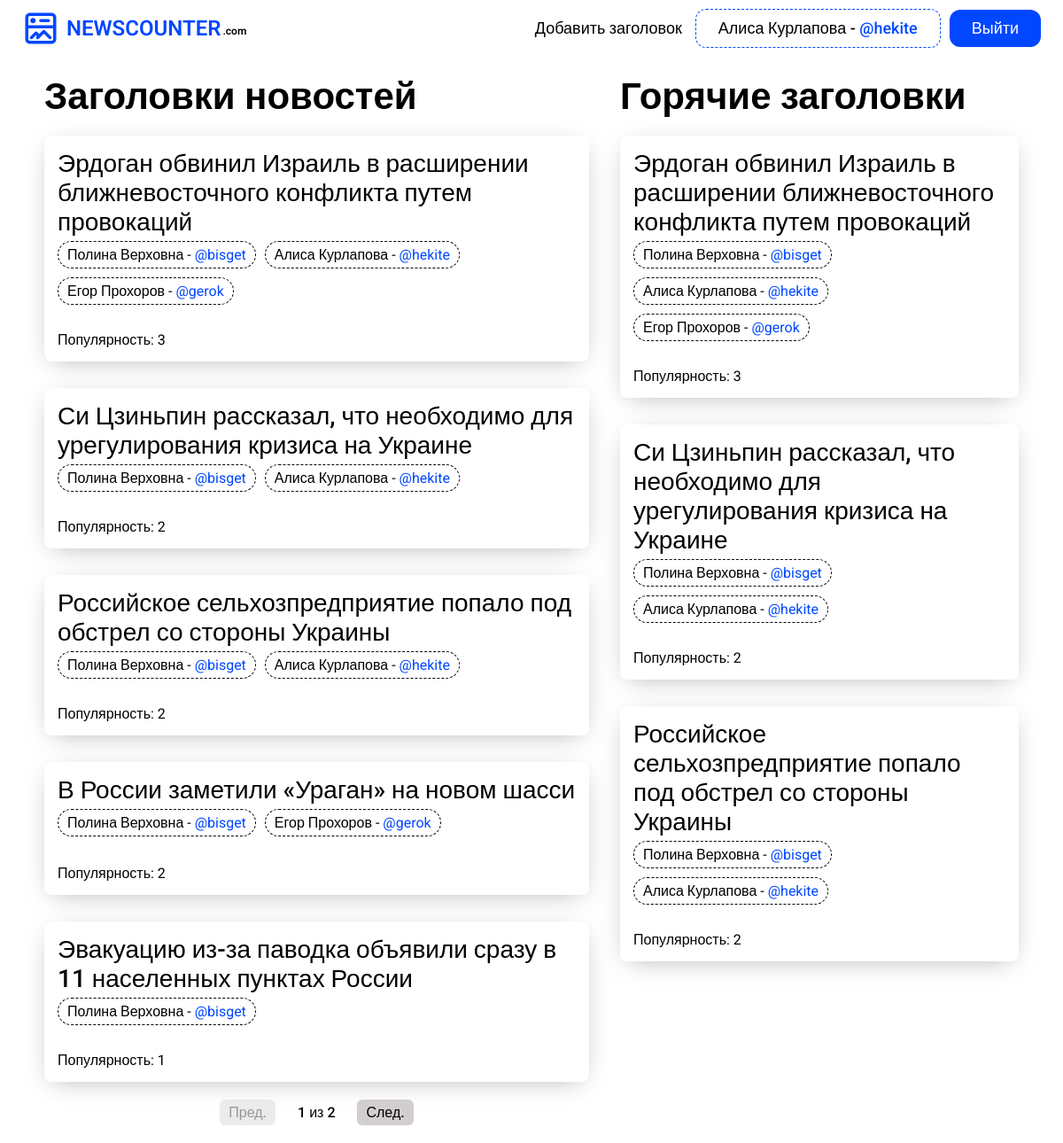
Screenshot of /posts/ (signed in) with the database file from the repository.
### posts/models.py (models this page shows, shortened)
class News(models.Model):
    title = models.CharField(max_length=256)
    popularity = models.IntegerField(default=1)
    added_by = models.ManyToManyField(User)

### posts/views.py (the view)
# urls.py: path('', popular_topics, name='popular_topics'),
def popular_topics(request):
    popular_news = News.objects.order_by('-popularity')
    paginator = Paginator(popular_news, 5)
    page_number = request.GET.get('page')
    page_obj = paginator.get_page(page_number)
    for news in page_obj:
        added_by_ids = news.added_by.values_list('id', flat=True)
        added_by_users = User.objects.filter(id__in=added_by_ids)
        news.added_by_users = added_by_users
    popular_topics = News.objects.values('title').annotate(total_popularity=Sum('popularity')).order_by('-total_popularity')[:3]
    for topic in popular_topics:
        topic['popularity'] = News.objects.filter(title=topic['title']).aggregate(total_popularity=Sum('popularity'))['total_popularity']
        added_by_ids = News.objects.filter(title=topic['title']).first().added_by.values_list('id', flat=True)
        added_by_users = User.objects.filter(id__in=added_by_ids)
        topic['added_by'] = [{'first_name': user.first_name, 'last_name': user.last_name, 'username': user.username} for user in added_by_users]
    return render(request, 'popular_topics.html', {'page_obj': page_obj, 'popular_topics': popular_topics})

### posts/templates/popular_topics.html
{% extends "base.html" %}
{% load static %}
{% block head %}
  <link rel="stylesheet" href="{% static 'styles/posts.css' %}?v=1.0.5" />
  <link rel="stylesheet" href="{% static 'styles/pagination.css' %}?v=1.0.0" />
{% endblock head %}
{% block content %}
  <div class="posts">
    <div class="posts-all">
      <h1>Заголовки новостей</h1>
      <div class="posts-all__list">
        {% for news in page_obj %}
          <div class="list">
            <div class="list__box">
              <p>{{ news.title }}</p>
              <div class="list__box-users">
                {% for user in news.added_by_users %}
                  <div>{{ user.first_name }} {{ user.last_name }} - <span>@{{ user.username }}</span></div>
                {% endfor %}
              </div>
            </div>
            <p>Популярность: {{ news.popularity }}</p>
          </div>
        {% endfor %}
      </div>
      <div class="pagination">
        {% if page_obj.has_previous %}
          <a href="?page={{ page_obj.previous_page_number }}" class="pagination__btn">Пред.</a>
        {% else %}
          <div class="pagination__btn pagination__btn-disabled">Пред.</div>
        {% endif %}
        <span>{{ page_obj.number }} из {{ page_obj.paginator.num_pages }}</span>
        {% if page_obj.has_next %}
          <a href="?page={{ page_obj.next_page_number }}" class="pagination__btn">След.</a>
        {% else %}
          <div class="pagination__btn pagination__btn-disabled">След.</div>
        {% endif %}
      </div>
    </div>
    <div class="posts-fire">
      <h1>Горячие заголовки</h1>
      <div class="posts-fire__list">
        {% for topic in popular_topics %}
          <div class="list">
            <div class="list__box">
              <p>{{ topic.title }}</p>
              <div class="list__box-users">
                {% for user in topic.added_by %}
                  <div>{{ user.first_name }} {{ user.last_name }} - <span>@{{ user.username }}</span></div>
                {% endfor %}
              </div>
            </div>
            <p>Популярность: {{ topic.popularity }}</p>
          </div>
        {% endfor %}
      </div>
    </div>
  </div>
{% endblock content %}

### posts/templates/base.html (shortened to what this page needs)
<!DOCTYPE html>
{% load static %}
<html>
  <head>
    <link rel="stylesheet" href="{% static 'styles/reset.css' %}?v=1.0.1" />
    <link rel="stylesheet" href="{% static 'styles/header.css' %}?v=1.0.2" />
    {% block head %}{% endblock head %}
  </head>
  <body>
    <header class="header">
      <div class="header__box">
        <a href="/posts/" class="header__logo">
          NEWSCOUNTER
          <span>.com</span>
        </a>
      </div>
      {% if user.is_authenticated %}
        <nav class="header__nav">
          {% if user.is_authenticated %}
            <a href="/posts/add" class="header__link">
              Добавить заголовок
            </a>
          {% endif %}
          <p class="header__user-info">
            <span>{{ user.first_name }} {{ user.last_name }} - </span> @{{ user.username }}
          </p>
          <a href="/posts/logout" class="header__auth-btn">
            Выйти
          </a>
        </nav>
      {% endif %}
    </header>
    {% block content %}{% endblock content %}
  </body>
</html>

### static/styles/header.css (style rules this page uses)
.header { display: flex; align-items: center; width: 100%; position: sticky; top: 0; justify-content: space-between; padding: 10px 25px; background-color: white; z-index: 2; }
.header .header__auth-btn { border-radius: 12px; font-size: 18px; background-color: #0047ff; cursor: pointer; padding: 10px 25px; color: white; }
.header .header__logo { font-size: 24px; font-weight: 600; color: #0047ff; display: flex; align-items: center; gap: 8px; }
.header .header__logo svg { width: 42px; height: 42px; }
.header .header__logo span { font-size: 12px; position: relative; top: 3px; right: 6px; }
.header .header__nav { display: flex; align-items: center; gap: 10px; }
.header .header__user-info { font-size: 18px; color: #0047ff; padding: 10px 25px; border-radius: 12px; font-weight: 500; border: 1px dashed #0047ff; }
.header .header__link { border-radius: 12px; font-size: 18px; cursor: pointer; padding: 0 5px; }
.header .header__box { display: flex; align-items: center; gap: 20px; }

### static/styles/posts.css (style rules this page uses)
.posts { display: flex; width: 100%; align-items: flex-start; justify-content: space-between; padding: 20px 50px; gap: 35px; }
.posts-all, .posts-fire { display: flex; flex-direction: column; gap: 20px; }
.posts-all { width: 100%; }
.posts-all .posts-all__list { display: flex; flex-direction: column; gap: 30px; }
.posts-all h1 { font-size: 42px; }
.posts-fire { max-width: 450px; width: 100%; position: sticky; top: 83px; }
.posts-fire h1 { font-size: 42px; }
.posts-fire .posts-fire__list { display: flex; flex-direction: column; gap: 30px; }
.list { -webkit-box-shadow: 0px 6px 28px -10px rgba(0, 0, 0, 0.35); -moz-box-shadow: 0px 6px 28px -10px rgba(0, 0, 0, 0.35); box-shadow: 0px 6px 28px -10px rgba(0, 0, 0, 0.35); padding: 15px; min-height: 150px; display: flex; flex-direction: column; justify-content: space-between; border-radius: 8px; }
.list .list__box p { font-size: 28px; font-weight: 500; margin-bottom: 5px; }
.list .list__box .list__box-users { display: flex; align-items: center; flex-wrap: wrap; margin-bottom: 30px; gap: 10px; }
.list .list__box .list__box-users div { border: 1px dashed black; flex-shrink: 0; border-radius: 999px; padding: 5px 10px; width: max-content; }
.list .list__box .list__box-users span { color: #0047ff; }

### static/styles/pagination.css (style rules this page uses)
.pagination { display: flex; width: 100%; justify-content: center; align-items: center; gap: 25px; font-size: 16px; font-weight: 500; }
.pagination .pagination__btn { padding: 5px 10px; background-color: rgb(210, 206, 206); color: black; cursor: pointer; border-radius: 6px; }
.pagination .pagination__btn-disabled { cursor: not-allowed; opacity: 0.4; }

### rows the page displays
News: title "Эрдоган обвинил Израиль в расширении ближневосточного конфликта путем провокаций", popularity "3"
News: title "Си Цзиньпин рассказал, что необходимо для урегулирования кризиса на Украине", popularity "2"
News: title "Российское сельхозпредприятие попало под обстрел со стороны Украины", popularity "2"
News: title "В России заметили «Ураган» на новом шасси", popularity "2"
News: title "Эвакуацию из-за паводка объявили сразу в 11 населенных пунктах России", popularity "1"

### other values shown
{{ user.first_name }} "Алиса"
{{ user.last_name }} "Курлапова"
{{ user.username }} "hekite"
{{ user.first_name }} "Полина"
{{ user.last_name }} "Верховна"
{{ user.username }} "bisget"
{{ user.first_name }} "Егор"
{{ user.last_name }} "Прохоров"
{{ user.username }} "gerok"
{{ page_obj.number }} "1"
{{ page_obj.paginator.num_pages }} "2"
{{ user.first_name }} "Полина" "Алиса" "Егор" "Полина" "Алиса" "Полина" "Алиса"
{{ user.last_name }} "Верховна" "Курлапова" "Прохоров" "Верховна" "Курлапова" "Верховна" "Курлапова"
{{ user.username }} "bisget" "hekite" "gerok" "bisget" "hekite" "bisget" "hekite"
